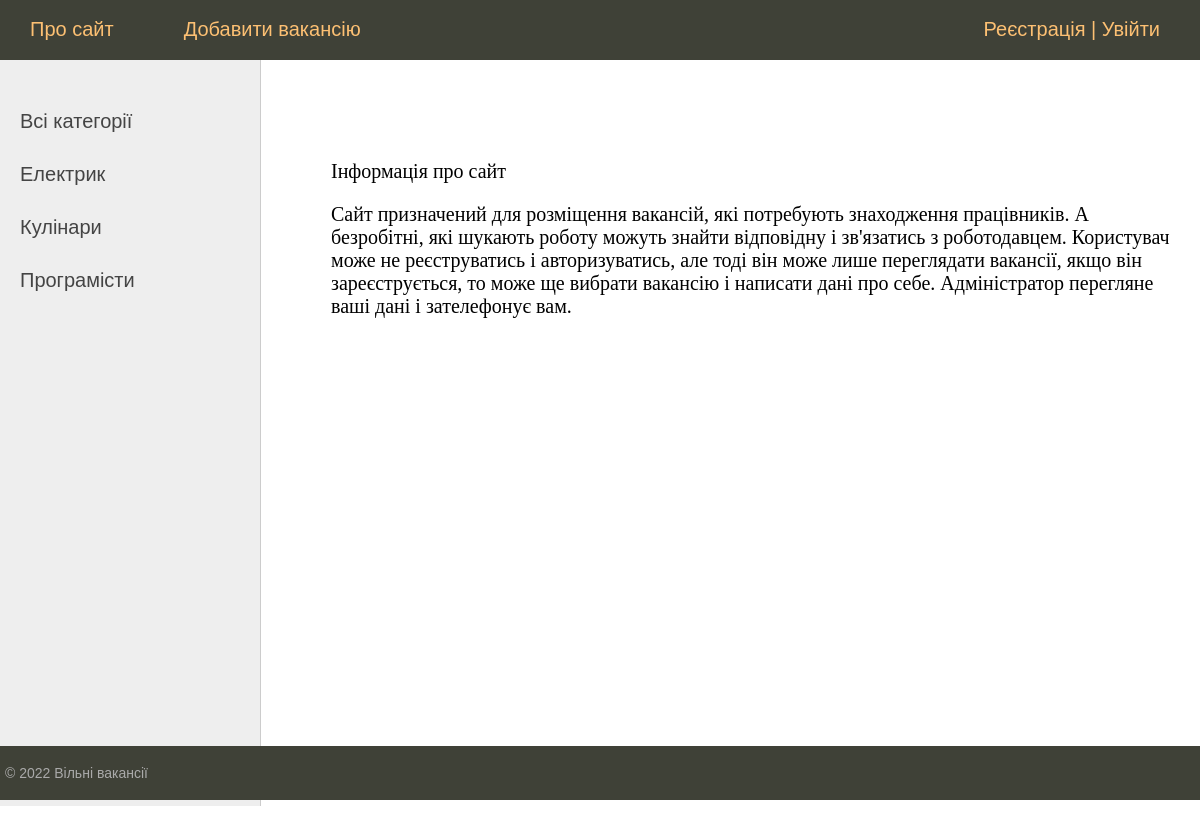
The page /about/ on the database its author committed.
### vacancies/models.py (models this page shows, shortened)
class Profession(models.Model):
    name = models.CharField(max_length=100, db_index=True, verbose_name='Професія')
    def get_absolute_url(self):
        return  reverse('profession', kwargs={'pr_id': self.pk})
    class Meta:
        verbose_name = 'Професія'
        verbose_name_plural ='Професія'
        ordering = ['id']

### vacancies/views.py (the view)
# urls.py: path('about/', about, name='about'),
def about(request):
    user_menu = menu.copy()
    if not request.user.is_authenticated:
        user_menu.pop(2)
    return render(request, 'vacancies/about.html', {'menu': user_menu, 'title': 'Про сайт'})

### vacancies/templatetags/vacancies_tag.py (called while the page is built)
@register.inclusion_tag('vacancies/list_categories.html')
def show_profession(sort:None, cat_selected=0):
    if not sort:
        cats = Profession.objects.all()
    else:
        cats = Profession.objects.order_by(sort)
    return {"cats": cats, "cat_selected": cat_selected}

### vacancies/templates/vacancies/about.html (shortened to what this page needs)
{% extends 'vacancies/base.html' %}
{% block vumogu %}
<p>Інформація про сайт</p>
<p>Сайт призначений для розміщення вакансій, які потребують знаходження працівників. А безробітні, які шукають роботу можуть
знайти відповідну і зв'язатись з роботодавцем. Користувач може не реєструватись і авторизуватись, але тоді він може лише переглядати
вакансії, якщо він зареєструється, то може ще вибрати вакансію і написати дані про себе. Адміністратор перегляне ваші дані
і зателефонує вам. </p>
{% endblock %}

### vacancies/templates/vacancies/list_categories.html
	{% for pr in cats %}
		{% if pr.pk == cat_selected %}
		<li class="selected">{{pr.name}}</li>
		{% else %}
		<li><a href="{{ pr.get_absolute_url }}">{{pr.name}}</a> </li>
		{% endif %}
		{% endfor %}

### vacancies/static/vacancies/css/styles.css (style rules this page uses)
html, body { font-family: 'Arial'; margin: 0; padding: 0; height: 100%; width: 100%; color: #444; }
a { color: #0059b2; text-decoration: none; }
.left-chapters ul li { margin: 30px 0 0 0; color: #999; }
.left-chapters ul li a { color: #444; text-decoration: none; }

### rows shown on the page
Profession: name "Електрик"
Profession: name "Кулінари"
Profession: name "Програмісти"

### other values the page prints
{{ m.title }} "Про сайт" "Добавити вакансію"
